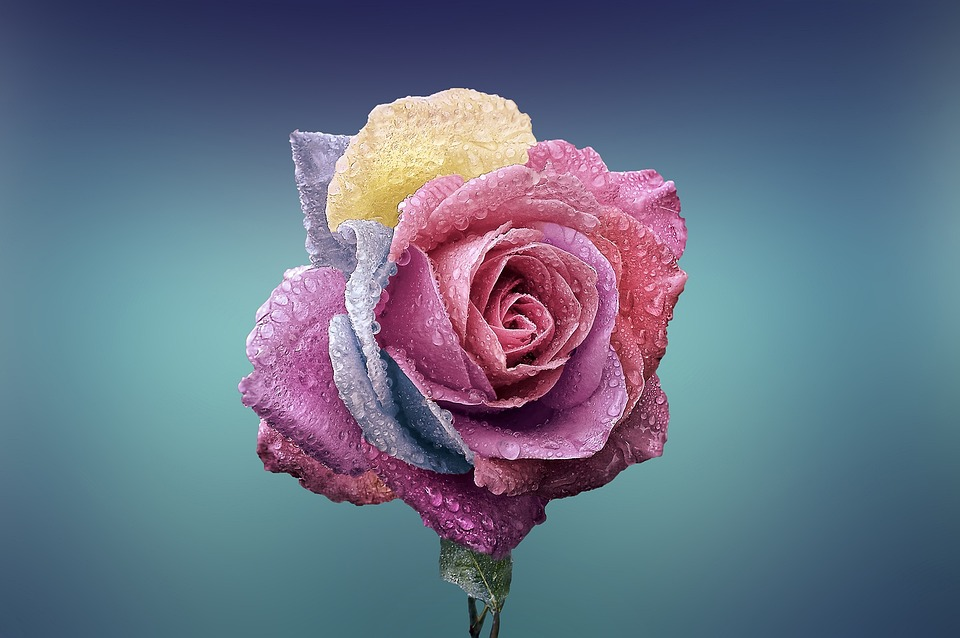
#> input picture Extract_channels/image.jpg, 960 x 638 px
$ python sample.py
#> lines starting #> are read from the running program, lines starting #| are printed output that depends on the picture
import cv2

# Load the image
try:
    img = cv2.imread('image.jpg')
#> img is the input picture: shape (638, 960, 3); mean B, G, R 132.8, 112.1, 101
    if img is None:
        raise ValueError("Image file not found or cannot be loaded.")
except Exception as e:
    print("Error:", str(e))
    exit()

# Split the image into its color channels
try:
    b,g,r = cv2.split(img)
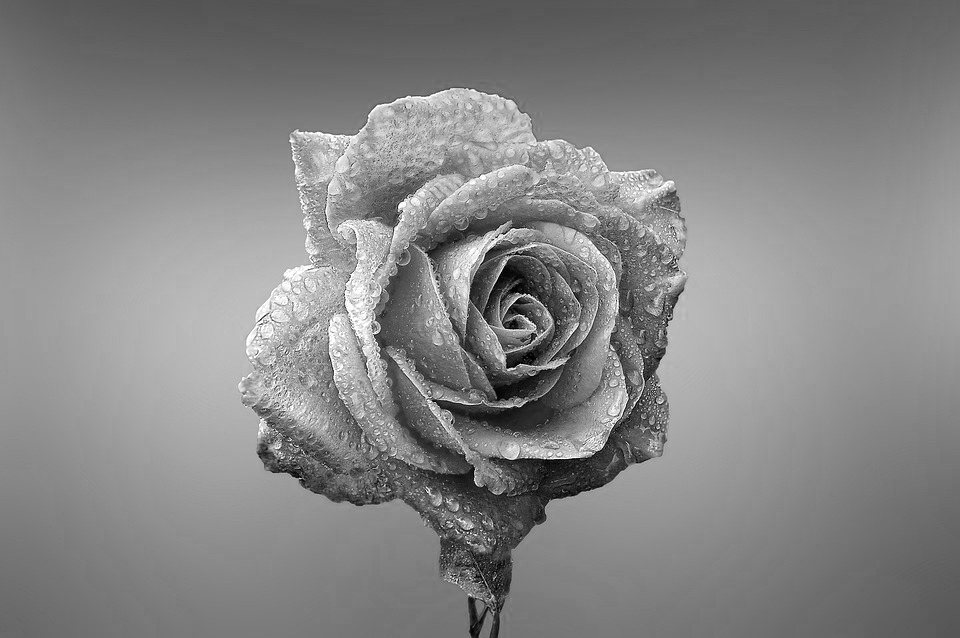
#> b: shape (638, 960); min 0, max 255, mean 132.8
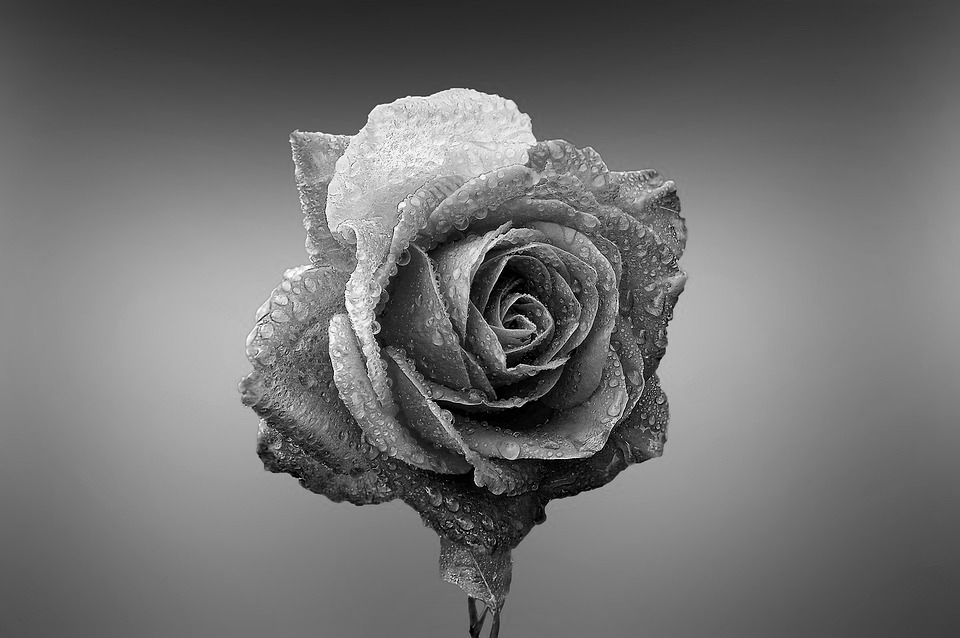
#> g: shape (638, 960); min 0, max 255, mean 112.1
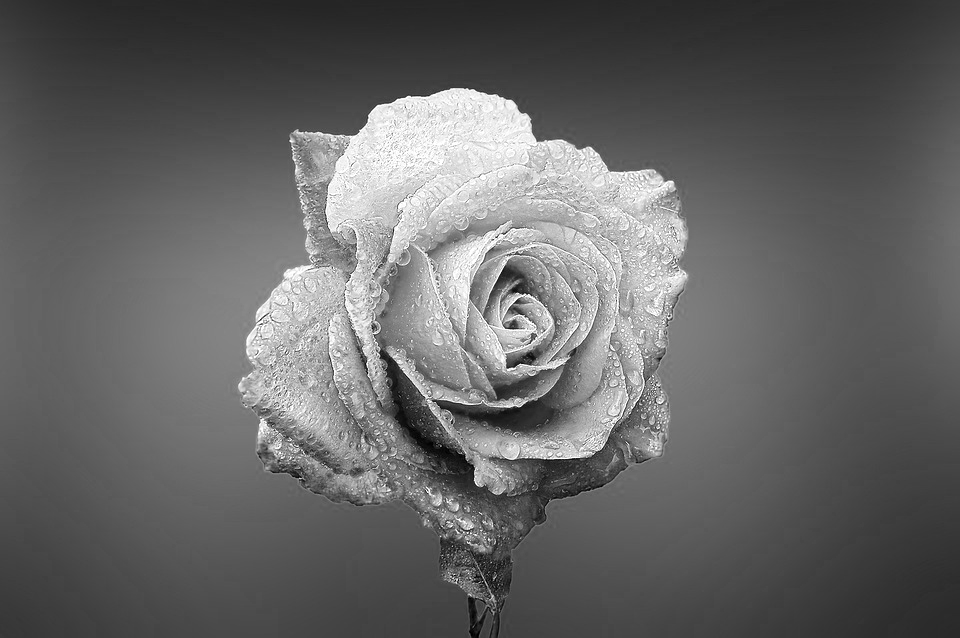
#> r: shape (638, 960); min 0, max 255, mean 101
except ValueError as e:
    print("Error:", str(e))
    exit()

# Display each channel
cv2.imshow('Blue Channel', b)
cv2.imshow('Green Channel', g)
cv2.imshow('Red Channel', r)
cv2.waitKey(0)
cv2.destroyAllWindows()

$ run again, with Extract_channels/forest.jpeg copied over Extract_channels/image.jpg
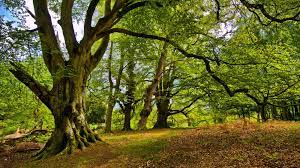
#> input picture Extract_channels/forest.jpeg, 300 x 168 px
#> img is the input picture: shape (168, 300, 3); mean B, G, R 41.3, 95.8, 96.6
#> `b,g,r = cv2.split(img)`:
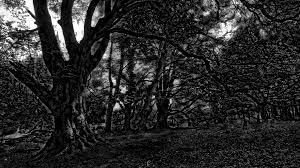
#> b: shape (168, 300); min 0, max 255, mean 41.3
#> `b,g,r = cv2.split(img)`:
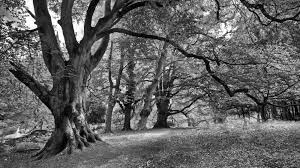
#> r: shape (168, 300); min 0, max 255, mean 96.6
